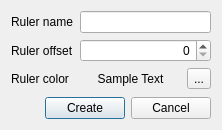
<?xml version="1.0" encoding="UTF-8"?>
<ui version="4.0">
 <class>CreateRulerDialog</class>
 <widget class="QDialog" name="CreateRulerDialog">
  <property name="geometry">
   <rect>
    <x>0</x>
    <y>0</y>
    <width>222</width>
    <height>130</height>
   </rect>
  </property>
  <property name="windowTitle">
   <string>Create new ruler</string>
  </property>
  <layout class="QVBoxLayout" name="verticalLayout">
   <item>
    <layout class="QGridLayout" name="gridLayout">
     <item row="0" column="0">
      <widget class="QLabel" name="label">
       <property name="sizePolicy">
        <sizepolicy hsizetype="Fixed" vsizetype="Preferred">
         <horstretch>0</horstretch>
         <verstretch>0</verstretch>
        </sizepolicy>
       </property>
       <property name="text">
        <string>Ruler name</string>
       </property>
      </widget>
     </item>
     <item row="0" column="1" colspan="2">
      <widget class="QLineEdit" name="nameEdit">
       <property name="maxLength">
        <number>50</number>
       </property>
      </widget>
     </item>
     <item row="1" column="0">
      <widget class="QLabel" name="label_3">
       <property name="sizePolicy">
        <sizepolicy hsizetype="Fixed" vsizetype="Preferred">
         <horstretch>0</horstretch>
         <verstretch>0</verstretch>
        </sizepolicy>
       </property>
       <property name="text">
        <string>Ruler offset</string>
       </property>
      </widget>
     </item>
     <item row="1" column="1" colspan="2">
      <widget class="QSpinBox" name="spinBox">
       <property name="alignment">
        <set>Qt::AlignRight|Qt::AlignTrailing|Qt::AlignVCenter</set>
       </property>
      </widget>
     </item>
     <item row="2" column="0">
      <widget class="QLabel" name="label_2">
       <property name="sizePolicy">
        <sizepolicy hsizetype="Fixed" vsizetype="Preferred">
         <horstretch>0</horstretch>
         <verstretch>0</verstretch>
        </sizepolicy>
       </property>
       <property name="text">
        <string>Ruler color</string>
       </property>
      </widget>
     </item>
     <item row="2" column="1">
      <widget class="QLabel" name="sampleLabel">
       <property name="text">
        <string>Sample Text</string>
       </property>
       <property name="scaledContents">
        <bool>false</bool>
       </property>
       <property name="alignment">
        <set>Qt::AlignCenter</set>
       </property>
      </widget>
     </item>
     <item row="2" column="2">
      <widget class="QToolButton" name="colorButton">
       <property name="text">
        <string>...</string>
       </property>
      </widget>
     </item>
    </layout>
   </item>
   <item>
    <spacer name="verticalSpacer">
     <property name="orientation">
      <enum>Qt::Vertical</enum>
     </property>
     <property name="sizeHint" stdset="0">
      <size>
       <width>20</width>
       <height>4</height>
      </size>
     </property>
    </spacer>
   </item>
   <item>
    <layout class="QHBoxLayout" name="horizontalLayout">
     <item>
      <spacer name="horizontalSpacer">
       <property name="orientation">
        <enum>Qt::Horizontal</enum>
       </property>
       <property name="sizeHint" stdset="0">
        <size>
         <width>40</width>
         <height>20</height>
        </size>
       </property>
      </spacer>
     </item>
     <item>
      <widget class="QPushButton" name="createButton">
       <property name="text">
        <string>Create</string>
       </property>
       <property name="default">
        <bool>true</bool>
       </property>
      </widget>
     </item>
     <item>
      <widget class="QPushButton" name="cancelButton">
       <property name="text">
        <string>Cancel</string>
       </property>
      </widget>
     </item>
    </layout>
   </item>
  </layout>
 </widget>
 <resources/>
 <connections>
  <connection>
   <sender>cancelButton</sender>
   <signal>clicked()</signal>
   <receiver>CreateRulerDialog</receiver>
   <slot>reject()</slot>
   <hints>
    <hint type="sourcelabel">
     <x>337</x>
     <y>261</y>
    </hint>
    <hint type="destinationlabel">
     <x>199</x>
     <y>149</y>
    </hint>
   </hints>
  </connection>
  <connection>
   <sender>createButton</sender>
   <signal>clicked()</signal>
   <receiver>CreateRulerDialog</receiver>
   <slot>accept()</slot>
   <hints>
    <hint type="sourcelabel">
     <x>237</x>
     <y>261</y>
    </hint>
    <hint type="destinationlabel">
     <x>199</x>
     <y>149</y>
    </hint>
   </hints>
  </connection>
 </connections>
</ui>
